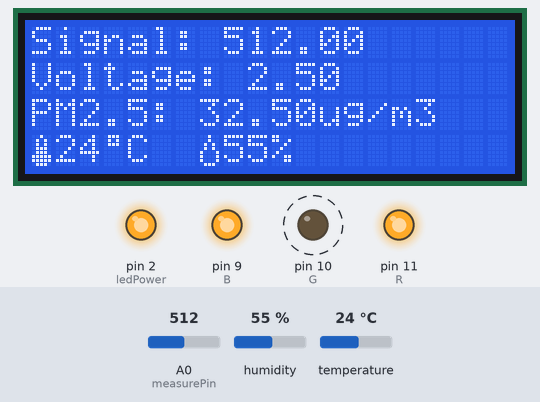
Bench run of a sketch on a simulated Arduino Uno, built with avr-gcc and run on an emulated ATmega328P. On the bench: 20×4 character LCD, output pins drawn as LEDs (lit = HIGH). Dashed ring = blinking. The test bench sets the inputs (shaded band); at power-on: A0 (measurePin) = 512, humidity 55 %, temperature 24 °C.

Above: at 2.3 s.
2.4 s: A0 (measurePin) set to 584
At 4.1 s:
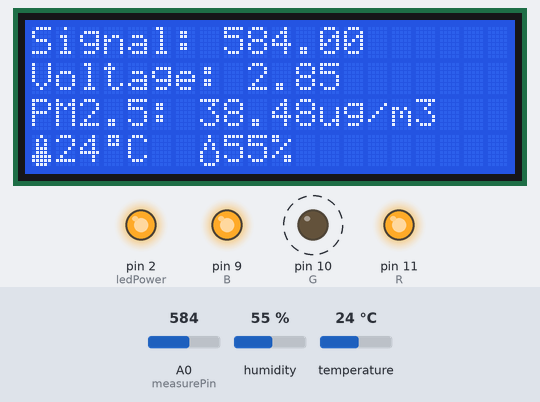
8.0 s: A0 (measurePin) set to 618
At 9.0 s:
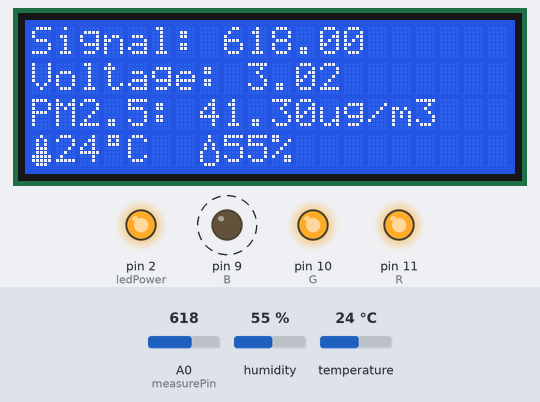
13.4 s: humidity set to 22 %
At 14.4 s:
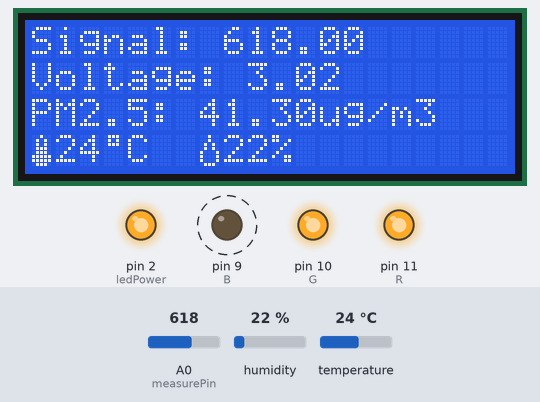
15.6 s: temperature set to 12 °C
At 16.9 s:
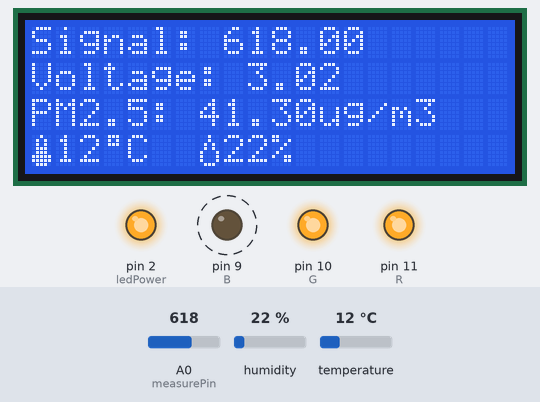
17.7 s: humidity set to 40 %
At 19.2 s:
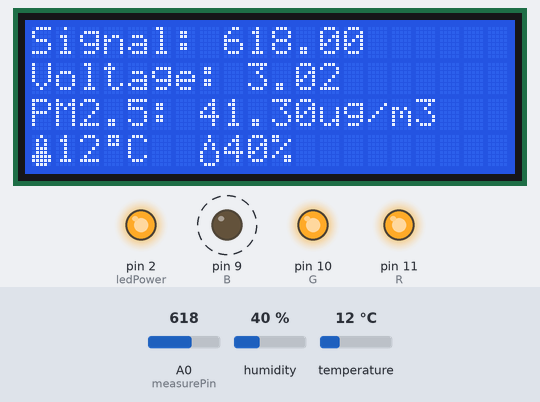
19.9 s: A0 (measurePin) set to 716
At 21.4 s:
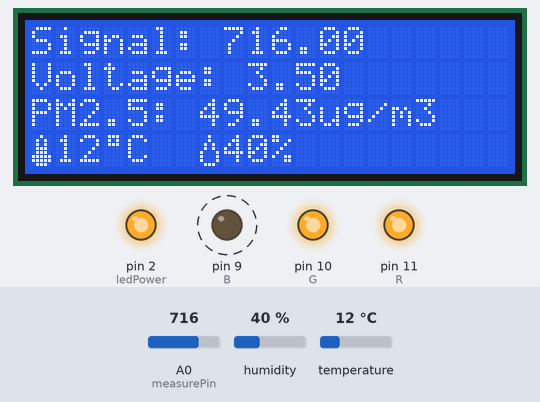
Timing chart, 0 to 23.1 s (numbered marks = the images above; inputs shaded):
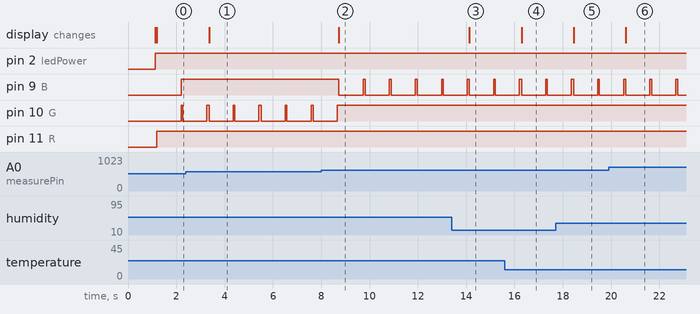

The sketch:

PM2.5.ino
```cpp
#include <Wire.h>
#include <LiquidCrystal_I2C.h>
#include "DHT.h"

const int DHTPIN = 6;
const int DHTTYPE = DHT11;

DHT dht(DHTPIN, DHTTYPE);
/* GP2Y1010AU0F Compact Optical Dust Sensor + Adapter  (GP2Y1010AU0F,DFR0280) [S065] : http://rdiot.tistory.com/114 [RDIoT Demo] */
//LiquidCrystal_I2C lcd(0x27, 16, 2);
LiquidCrystal_I2C lcd(0x3F, 20, 4);

int measurePin = A0;
int ledPower = 2;

int samplingTime = 280;
int deltaTime = 40;
int sleepTime = 9680;

float voMeasured = 0;
float calcVoltage = 0;
float dustDensity = 0;

int B = 9; // OUTPUT PIN blue
int R = 11; // OUTPUT PIN red
int G = 10; // OUTPUT PIN green

byte degree[8] = {
  0B01110,
  0B01010,
  0B01110,
  0B00000,
  0B00000,
  0B00000,
  0B00000,
  0B00000
};

byte thermometro[8] = //icon for termometer
{
  B00100,
  B01010,
  B01010,
  B01110,
  B01110,
  B11111,
  B11111,
  B01110
};


byte igrasia[8] = //icon for water droplet
{
  B00100,
  B00100,
  B01010,
  B01010,
  B10001,
  B10001,
  B10001,
  B01110,
};

byte traitim[8]={
  B01010,
  B11111,
  B11111,
  B01110,
  B00100,
  B00000,
  B00000,
  B00000
};

void setup()
{
  lcd.init();  // initialize the lcd
  lcd.backlight();
  lcd.print("Hello Nguyen");

  lcd.createChar(1, degree);
  lcd.createChar(2, thermometro);
  lcd.createChar(3, igrasia);
  lcd.createChar(4, traitim);

  pinMode(ledPower,OUTPUT);
  pinMode(R, OUTPUT);
  pinMode(G, OUTPUT);
  pinMode(B, OUTPUT);

  delay(1000);
  lcd.clear();
}

void loop()
{
  float h = dht.readHumidity();
  float t = dht.readTemperature();

//  lcd.setCursor(0,0);
//  lcd.print("S065:Dust GP2Y1010AU0F");

  digitalWrite(ledPower,LOW); // power on the LED
  delayMicroseconds(samplingTime);

  voMeasured = analogRead(measurePin); // read the dust value

  delayMicroseconds(deltaTime);
  digitalWrite(ledPower,HIGH); // turn the LED off
  delayMicroseconds(sleepTime);

  // 0 - 5.0V mapped to 0 - 1023 integer values
  calcVoltage = voMeasured * (5.0 / 1024);

  dustDensity = (0.17 * calcVoltage - 0.1)*100;

  lcd.setCursor(0,0);
  lcd.print("Signal: " + (String)voMeasured + " ");
//  lcd.print((String)voMeasured + " ");

  lcd.setCursor(0,1);
  lcd.print("Voltage: " + (String)calcVoltage + " ");
//  lcd.print("V: " + (String)calcVoltage + " ");

  lcd.setCursor(0,2);
  lcd.print("PM2.5: " + (String)dustDensity + "ug/m3 ");
//  lcd.print("P2.5:" + (String)dustDensity + "ug/m3 ");

   if (isnan(t) || isnan(h)) {} else {
    lcd.setCursor(0, 3);
    lcd.write(2);
    lcd.print(round(t));
    lcd.write(1);
    lcd.print("C");

    lcd.setCursor(7, 3);
    lcd.write(3);
    lcd.print(round(h));
    lcd.print("%");
  }


  if(dustDensity <= 40)
  {
   // GREEN
   digitalWrite(R, HIGH);
   digitalWrite(G, LOW);
  }else if(dustDensity <= 80)
  {
   // BLUE
   digitalWrite(G, HIGH);
   digitalWrite(B, LOW);
  }
  else if(dustDensity <= 120)
  {
    // RED + GREEN = YELLOW
    digitalWrite(B, HIGH);
    digitalWrite(R, LOW);
    digitalWrite(G, LOW);
  }
  else
  {
    // RED
    digitalWrite(R, LOW);
    digitalWrite(G, HIGH);
    digitalWrite(B, HIGH);
  }

//  lcd.noDisplay();
  delay(1000);
//  lcd.display();

  // all off
  digitalWrite(B, HIGH);
  digitalWrite(R, HIGH);
  digitalWrite(G, HIGH);
}
```

Measured:
- the behaviour switches between 602 and 603 on A0 (measurePin) (found by bisection; images 1 and 2)
- after the input at 2.4 s, the display: changes after 0.95 s (image 1)
- after the input at 8.0 s, pin 9 (B): alternates HIGH for 0.08 s and LOW for 1.0 s, starting after 0.73 s; pin 10 (G): goes on until 8.7 s, then stays HIGH; the display: changes after 0.73 s (image 2)
- after the input at 13.4 s, the display: changes after 0.74 s (image 3)
- after the input at 15.6 s, the display: changes after 0.69 s (image 4)
- after the input at 17.7 s, the display: changes after 0.75 s (image 5)
- after the input at 19.9 s, the display: changes after 0.71 s (image 6)
- by itself, pin 10 (G): alternates HIGH for 0.09 s and LOW for 1.0 s
